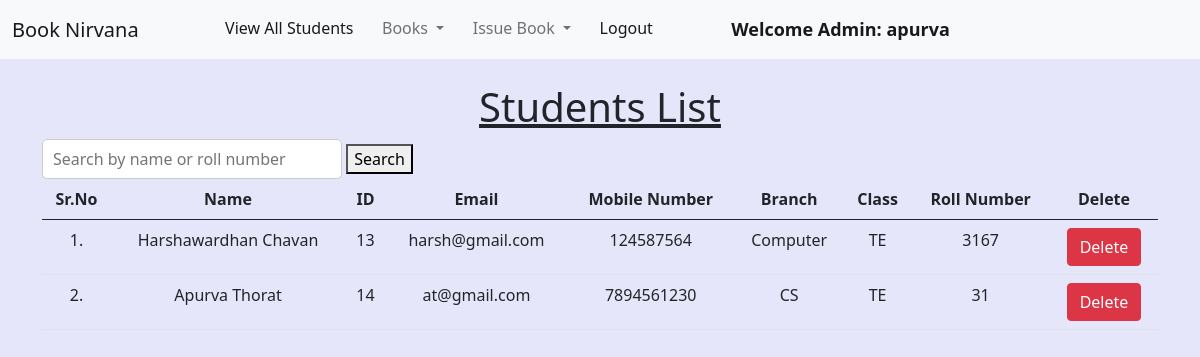
Page /view_students/ (signed in) on the earlier database version.
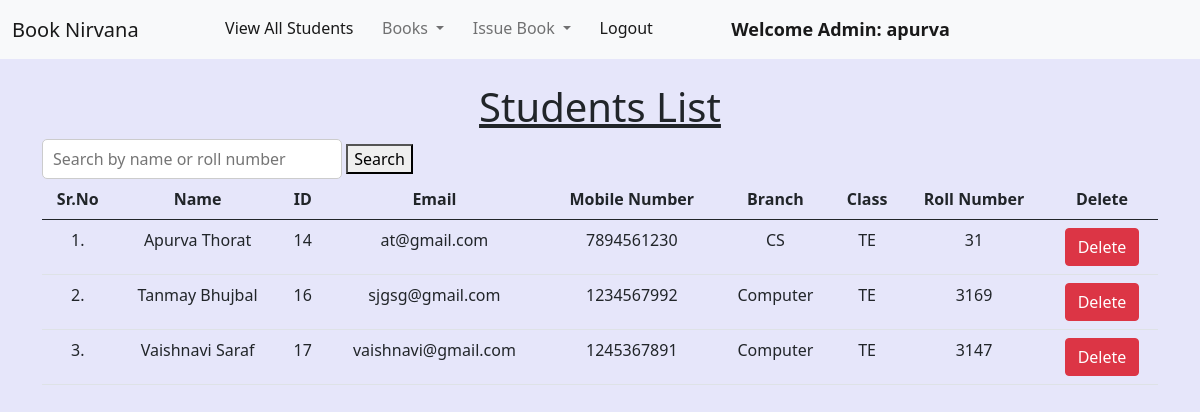
Same page on the later database version.
### library/models.py (models this page shows, shortened)
class Student(models.Model):
    user = models.OneToOneField(User, on_delete=models.CASCADE)
    classroom = models.CharField(max_length=10)
    branch = models.CharField(max_length=10)
    roll_no = models.CharField(max_length=3, blank=True)
    phone = models.CharField(max_length=10, blank=True)
    image = models.ImageField(upload_to="", blank=True)

### library/views.py (the view)
# urls.py: path("view_students/", views.view_students, name="view_students"),
@login_required(login_url = '/admin_login')
def view_students(request):
    query = request.GET.get('q', '')  # Get the search query from the URL parameters
    students = Student.objects.all()
    if query:
        students = students.filter(
            Q(user__first_name__icontains=query) |
            Q(user__last_name__icontains=query) |
            Q(roll_no__icontains=query)
        )
    return render(request, "view_students.html", {'students': students, 'query': query})

### library/templates/view_students.html (shortened to what this page needs)
{% extends 'admin_navbar.html' %}
{% load static %}
{% block body %}
<div class="container mt-4">
    <h1 class="text-center"><u>Students List</u></h1>
    <form method="GET" action="{% url 'view_students' %}">
        <input type="text" name="q" placeholder="Search by name or roll number" value="{{ query }}" style="width: 300px; height: 40px; padding: 10px; font-size: 16px; border: 1px solid #ccc; border-radius: 5px;">
        <button type="submit">Search</button>
    </form>
    <table class="table table-hover" id="example">
        <thead>
            <tr class="text-center">
                <th>Sr.No</th>
                <th>Name</th>
                <th>ID</th>
                <th>Email</th>
                <th>Mobile Number</th>
                <th>Branch</th>
                <th>Class</th>
                <th>Roll Number</th>
                <th>Delete</th>
            </tr>
        </thead>
        <tbody>
            {% for student in students %}
            <tr class="text-center">
                <td>{{forloop.counter}}.</td>
                <td>{{student.user.get_full_name}}</td>
                <td>{{student.user.id}}</td>
                <td>{{student.user.email}}</td>
                <td>{{student.phone}}</td>
                <td>{{student.branch}}</td>
                <td>{{student.classroom}}</td>
                <td>{{student.roll_no}}</td>
                <td><a href="/delete_student/{{student.id}}/" class="btn btn-danger" onclick="return confirm('Are you sure you want to delete this student?')">Delete</a></td>
            </tr>
            {% endfor %}
        </tbody>
    </table>
    </div>
{% endblock %}

### library/templates/admin_navbar.html (shortened to what this page needs)
<!doctype html>
<html lang="en">
  <head>
    <link href="https://cdn.jsdelivr.net/npm/bootstrap@5.1.0/dist/css/bootstrap.min.css" rel="stylesheet">
    <link rel="stylesheet" href="https://cdn.datatables.net/1.10.25/css/jquery.dataTables.min.css">
    <link rel="stylesheet" href="https://cdn.datatables.net/buttons/1.7.1/css/buttons.dataTables.min.css">
  </head>
  <body>
    <nav class="navbar navbar-expand-lg navbar-light bg-light">
        <div class="container-fluid">
          <a class="navbar-brand" href="#">Book Nirvana</a>
          <div class="collapse navbar-collapse" id="navbarSupportedContent">
            <ul class="navbar-nav me-auto mb-2 mb-lg-0">
              <li class="nav-item">
                <a class="nav-link active" aria-current="page" href="/view_students/">View All Students</a>
              </li>
              <li class="nav-item dropdown">
                <a class="nav-link dropdown-toggle" href="#" id="navbarDropdown" role="button" data-bs-toggle="dropdown" aria-expanded="false">
                  Books
                </a>
              </li>
              <li class="nav-item dropdown">
                <a class="nav-link dropdown-toggle" href="#" id="navbarDropdown" role="button" data-bs-toggle="dropdown" aria-expanded="false">
                  Issue Book
                </a>
              </li>
              <li class="nav-item">
                <a class="nav-link active" aria-current="page" href="/logout/">Logout</a>
              </li>
              <li class="nav-item">
                <a style="font-weight:600; font-family:'Segoe UI', Tahoma, Geneva, Verdana, sans-serif; font-size: large;" class="nav-link active" href="#">Welcome Admin: {{request.user}}</a>
              </li>
            </ul>
          </div>
        </div>
      </nav>
      {% block body %}
      {% endblock %}
  </body>
</html>

### library/templates/view_students.html (style rules this page uses)
body { background-color: lavender; }

Differences in the rows shown:
removed Student: user.get_full_name "Harshawardhan Chavan", user.id "13", user.email "harsh@gmail.com", phone "124587564", branch "Computer", classroom "TE", roll_no "3167"
added Student: user.get_full_name "Tanmay Bhujbal", user.id "16", user.email "sjgsg@gmail.com", phone "1234567992", branch "Computer", classroom "TE", roll_no "3169"
added Student: user.get_full_name "Vaishnavi Saraf", user.id "17", user.email "vaishnavi@gmail.com", phone "1245367891", branch "Computer", classroom "TE", roll_no "3147"
